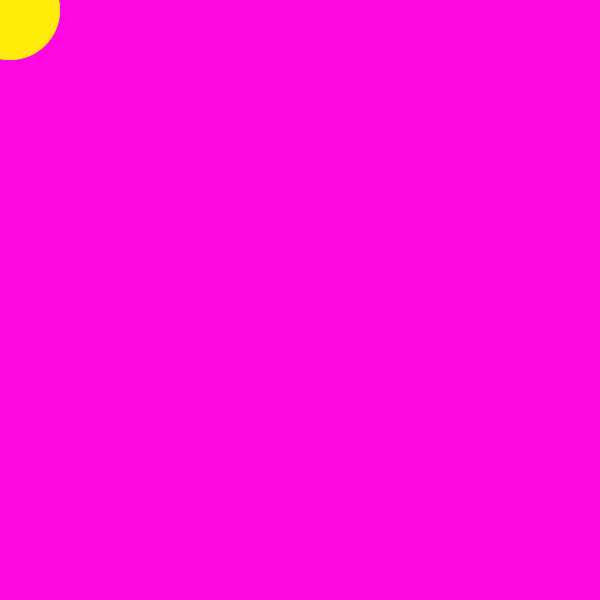
Frame 1 (no input)
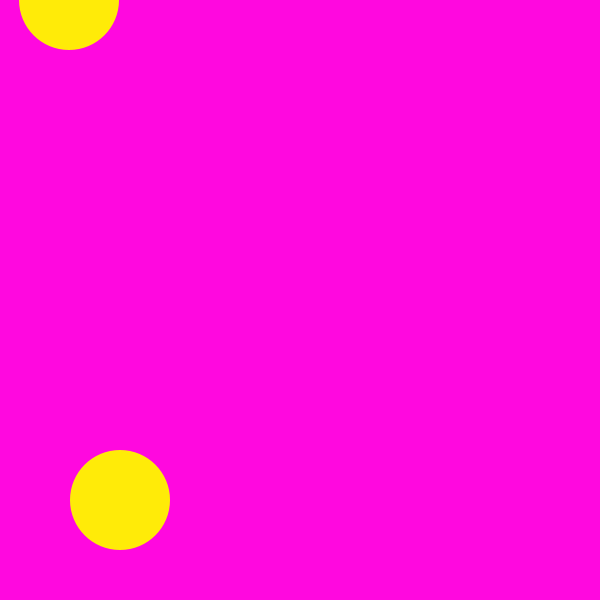
Frame 60 (the mouse pressed at the canvas centre just before this capture)
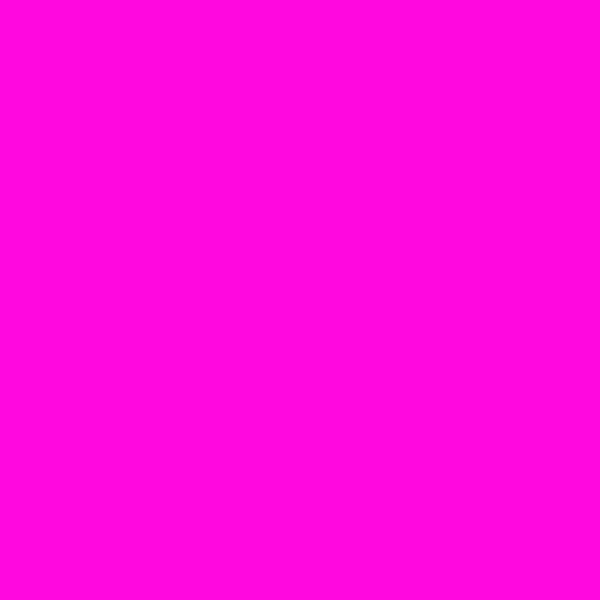
Frame 120 (the mouse held since frame 60 and released just before this capture)

The Processing sketch that drew these frames (run headless with seeded random() and noise(); from frame 60 on, the mouse is pressed at the canvas centre):

// Processing sketch: processing_44348
// ── processing_44348.pde

int x =10;
int y = 10;
int a = 10;
int b = 10; 
int speedX =1;
int speedY = 30;
   
void setup() {
  size(600, 600);
  smooth();
  rect(0, 0, width, height);
}
   
void draw() {
  ///colore sfondo//
  fill(#FF08DF);
  noStroke ();
  
  //colore rettangolo pigiato///

  rect (0, 0, width, height); 
  fill(#CE0202);
  
  //se pigio il mouse//
   
  if (mousePressed) {  
   
    if (x > width || x < 0) {
      x=0;
    }
    else if (a > width || a < 100) {
      a=width;
    }
    
    //grandezza dei quadrati piagiati///
    ellipse(x, y, 200, 100);
   ellipse(a, b, 200, 100);
   
   
    speedX = 1;
    x = x - speedX;
    y = y - speedY;
    a = a + speedX;
    b = b + speedY;
  }
   
  else {
    if (x > width || x < 0) {
      x=0;
    }
    else if (a > width || a < 0) {
      a=width;
    }
    
    //colori rettangoli non piagiati//
    
    fill(#FFEB08);
    ellipse(x, y, 100, 100);
    ellipse(a, b, 100, 100);
   
    x = x + speedX;
    a = a - speedY;
    speedX= 1;
    y=0;
    b=500;
  }
}
 
                
